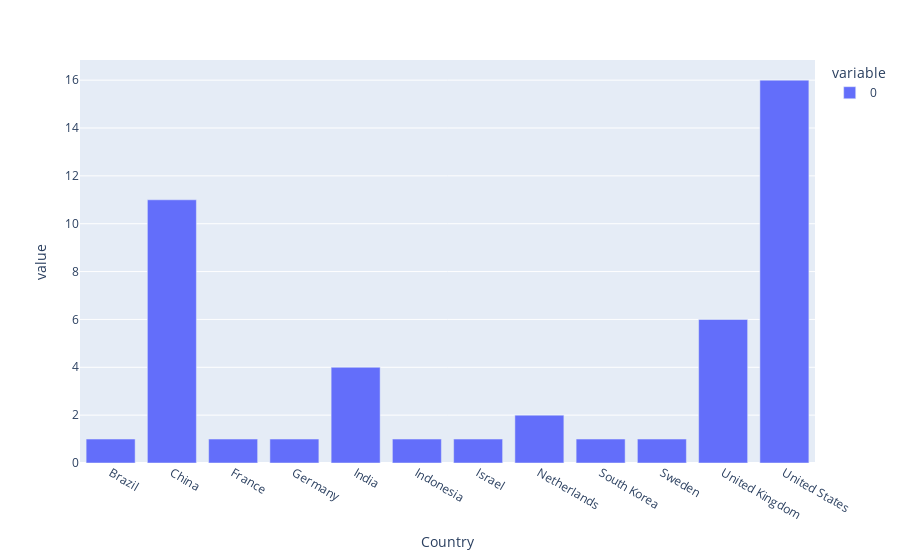

The code cell stored with this chart in its notebook:
### Markdown cell above
While recent decade did witness more unicorns rising from countries other than U.S., U.S. still seems to be the country with the most unicorns, which can be further proved by the below plot:

### Code cell
country_unicorn = df.groupby('Country').size()
px.bar(country_unicorn)

### Figure 1 — Plotly figure (JSON) as saved in the notebook; plotly's stock layout.template omitted (floating-point values rounded to 4 significant figures)
{"data": [{"alignmentgroup": "True", "hovertemplate": "variable=0<br>Country=%{x}<br>value=%{y}<extra></extra>", "legendgroup": "0", "marker": {"color": "#636efa", "pattern": {"shape": ""}}, "name": "0", "offsetgroup": "0", "orientation": "v", "showlegend": true, "textposition": "auto", "type": "bar", "x": ["Brazil", "China", "France", "Germany", "India", "Indonesia", "Israel", "Netherlands", "South Korea", "Sweden", "United Kingdom", "United States"], "xaxis": "x", "y": [1, 11, 1, 1, 4, 1, 1, 2, 1, 1, 6, 16], "yaxis": "y"}], "layout": {"barmode": "relative", "legend": {"title": {"text": "variable"}, "tracegroupgap": 0}, "margin": {"t": 60}, "xaxis": {"anchor": "y", "domain": [0, 1], "title": {"text": "Country"}}, "yaxis": {"anchor": "x", "domain": [0, 1], "title": {"text": "value"}}}}
